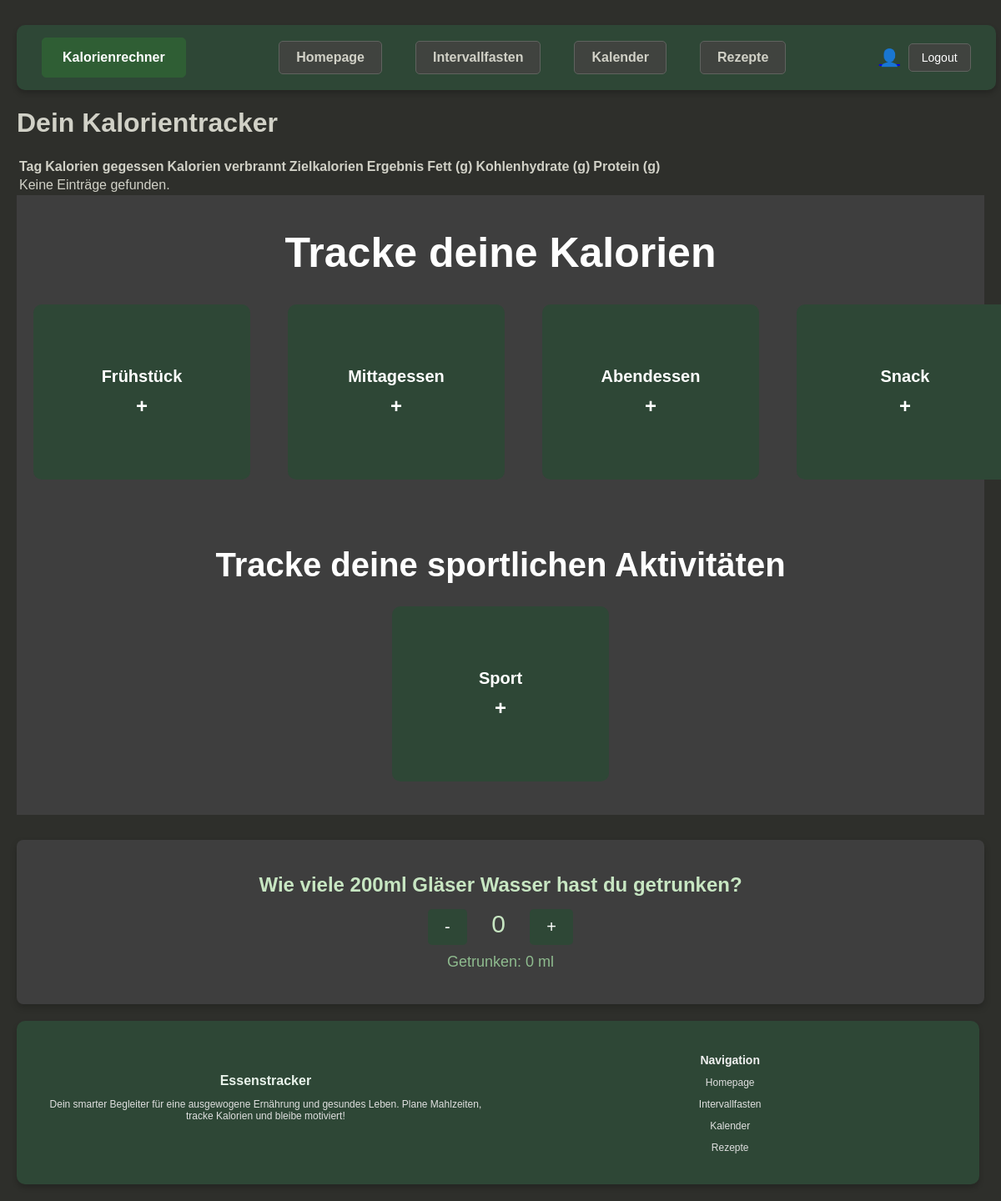
/trackerapp/ (signed in), run on an earlier commit of the app's database.
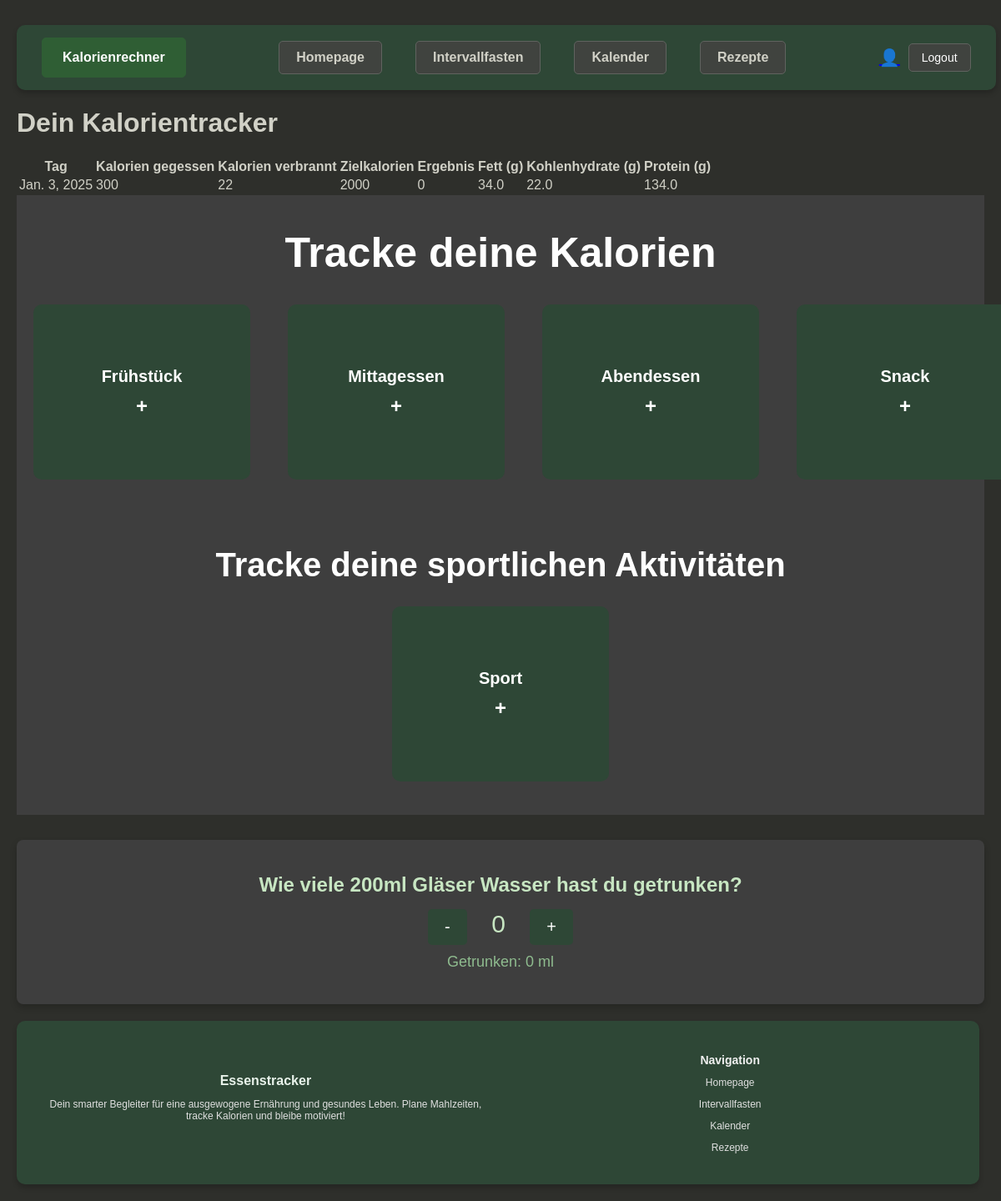
And on a later commit of the database.
### trackerapp/models.py (models this page shows, shortened)
class DailyFood(models.Model):
    user = models.ForeignKey(User, on_delete=models.CASCADE)  # Beziehung zu User
    day = models.DateField(default=now)  # Datum
    calories_eaten = models.PositiveIntegerField(default=0)  # Gegessene Kalorien
    calories_burned = models.PositiveIntegerField(default=0)  # Verbrannte Kalorien
    daily_calorie_target = models.PositiveIntegerField(default=2000)  # Zielkalorien
    calorie_result = models.IntegerField(default=0)  # Ergebnis (Ziel - Verbrauch)
    eaten_fat = models.FloatField(default=0.0)  # Gegessenes Fett
    eaten_carbohydrates = models.FloatField(default=0.0)  # Gegessene Kohlenhydrate
    eaten_protein = models.FloatField(default=0.0)  # Gegessenes Protein
    class Meta:
        unique_together = ('user', 'day')  # Sicherstellen, dass es pro User nur einen Eintrag pro Tag gibt

### trackerapp/views.py (the view)
# urls.py: path('trackerapp/', trackerapp_views.trackerapp, name='trackerapp'),
@login_required
def trackerapp(request):
    user_daily_food = DailyFood.objects.filter(user=request.user).order_by('-day')
    context = {
        'daily_foods': user_daily_food,
    }
    return render(request, 'trackerapp.html', context)

### trackerapp/templates/Trackerapp.html (shortened to what this page needs)
{% extends 'base.html' %}
{% block content %}
    <h1>Dein Kalorientracker</h1>
    <table>
        <thead>
            <tr>
                <th>Tag</th>
                <th>Kalorien gegessen</th>
                <th>Kalorien verbrannt</th>
                <th>Zielkalorien</th>
                <th>Ergebnis</th>
                <th>Fett (g)</th>
                <th>Kohlenhydrate (g)</th>
                <th>Protein (g)</th>
            </tr>
        </thead>
        <tbody>
            {% for entry in daily_foods %}
            <tr>
                <td>{{ entry.day }}</td>
                <td>{{ entry.calories_eaten }}</td>
                <td>{{ entry.calories_burned }}</td>
                <td>{{ entry.daily_calorie_target }}</td>
                <td>{{ entry.calorie_result }}</td>
                <td>{{ entry.eaten_fat }}</td>
                <td>{{ entry.eaten_carbohydrates }}</td>
                <td>{{ entry.eaten_protein }}</td>
            </tr>
            {% empty %}
            <tr>
                <td colspan="8">Keine Einträge gefunden.</td>
            </tr>
            {% endfor %}
        </tbody>
    </table>
    {% include "tracker-function/food-tracker.html" %}
    {% include "tracker-function/sport-tracker.html" %}
    {% include "tracker-function/water-tracker.html" %}
</main>
{% endblock %}

### trackerapp/templates/base.html (shortened to what this page needs)
<!DOCTYPE html>
<html lang="de">
<head>
</head>
<body>
    <nav class="top-bar">
        <div class="left-section">
            <a class="kalorienrechner" href="http://localhost:8000/trackerapp/edit-profile/">Kalorienrechner</a>
        </div>
        <div class="navigation-mittig">
            <a class="navigation" href="http://localhost:8000/trackerapp/">Homepage</a>
            <a class="navigation" href="http://localhost:8000/trackerapp/fasting/">Intervallfasten</a>
            <a class="navigation" href="http://localhost:8000/trackerapp/calendar">Kalender</a>
            <a class="navigation" href="http://localhost:8000/trackerapp/recipes/">Rezepte</a>
        </div>
        <div class="login-section">
            {% if user.is_authenticated %}
                <a href="http://localhost:8000/trackerapp/account/" class="icon-link">
                    <div class="person-icon">👤</div>
                </a>
                <a href="{% url 'logout' %}" class="logoutbutton">Logout</a>
            {% else %}
                <a href="http://localhost:8000/account/login/" class="loginbutton">Login</a>
                <a href="http://localhost:8000/signup/" class="loginbutton">Registrieren</a>
            {% endif %}
        </div>
    </nav>
    <main>
        {% block content %}{% endblock %}
    <footer>
        <div class="footer-container">
            <div class="footer-section">
                <div class="footer-logo">Essenstracker</div>
                <p>Dein smarter Begleiter für eine ausgewogene Ernährung und gesundes Leben. Plane Mahlzeiten, tracke Kalorien und bleibe motiviert!</p>
            </div>
            <div class="footer-section">
                <h3>Navigation</h3>
                <p></p><a class="#" href="http://localhost:8000/trackerapp/">Homepage</a></p>
                <p></p><a class="#" href="http://localhost:8000/trackerapp/fasting/">Intervallfasten</a></p>
                <p></p><a class="#" href="http://localhost:8000/trackerapp/calendar">Kalender</a></p>
                <p></p><a class="#" href="#">Rezepte</a></p>
            </div>
        </div>
    </footer>
</body>
</html>

### trackerapp/templates/tracker-function/food-tracker.html (shortened to what this page needs)
<!DOCTYPE html>
<html lang="de">
<head>
</head>
<body>
    <div class="kalorientracker-container">
        <h1>Tracke deine Kalorien</h1>
        <div class="kalorientracker-buttons">
            <a href="https://example.com/fruehstueck" class="kalorientracker-button">
                Frühstück
                <div class="plus">+</div>
            </a>
            <a href="https://example.com/mittagessen" class="kalorientracker-button">
                Mittagessen
                <div class="plus">+</div>
            </a>
            <a href="https://example.com/abendessen" class="kalorientracker-button">
                Abendessen
                <div class="plus">+</div>
            </a>
            <a href="https://example.com/snack" class="kalorientracker-button">
                Snack
                <div class="plus">+</div>
            </a>
        </div>
    </div>
</body>
</html>

### trackerapp/templates/tracker-function/sport-tracker.html (shortened to what this page needs)
<!DOCTYPE html>
<html lang="de">
<head>
</head>
<body>
    <div class="sporttracker-container">
        <h1>Tracke deine sportlichen Aktivitäten</h1>
        <div class="sporttracker-buttons">
            <a href="https://example.com/fruehstueck" class="sporttracker-button">
                Sport
                <div class="plus">+</div>
            </a>
        </div>
    </div>
</body>
</html>

### trackerapp/templates/tracker-function/water-tracker.html (shortened to what this page needs)
<!DOCTYPE html>
<html lang="de">
<head>
</head>
<body>
    <div class="container water-tracker">
        <h2>Wie viele 200ml Gläser Wasser hast du getrunken?</h2>
        <div class="counter">
            <button id="minus-btn">-</button>
            <span id="water-count">0</span>
            <button id="plus-btn">+</button>
        </div>
        <div id="ml-display">Getrunken: 0 ml</div>
    </div>
</body>
</html>

### trackerapp/templates/base.html (style rules this page uses)
.top-bar { background:#2e4736; color: #ffffff; padding: 15px 30px; display: flex; align-items: center; justify-content: space-between; width: 96%; margin: 10px auto; box-shadow: 0 4px 6px rgba(0, 0, 0, 0.2); border-radius: 10px; }
.left-section { display: flex; align-items: center; }
.kalorienrechner { text-decoration: none; padding: 14px 24px; background-color: #2f5e34; color: #ffffff; border: 1px solid #2f5e34; border-radius: 5px; font-weight: bold; font-size: 16px; cursor: pointer; transition: background-color 0.3s, transform 0.3s; }
.navigation-mittig { display: flex; gap: 40px; flex: 1; justify-content: center; }
.navigation { text-decoration: none; font-weight: bold; font-size: 16px; padding: 10px 20px; color: #d1d1c7; background-color: #40433f; border: 1px solid #60635f; border-radius: 5px; transition: background-color 0.3s, color 0.3s, box-shadow 0.3s; }
.login-section { display: flex; align-items: center; gap: 10px; }
.person-icon { font-size: 20px; color: #c7e6c2; }
.logoutbutton { text-decoration: none; background-color: #40433f; color: #ffffff; border: 1px solid #60635f; border-radius: 5px; padding: 8px 15px; font-size: 14px; cursor: pointer; transition: background-color 0.3s, transform 0.3s; }
body { font-family: Arial, sans-serif; background-color: #2e2f2b; color: #d1d1c7; margin: 0; padding: 20px; justify-content: center; align-items: center; }
footer { background: #2e4736; color: #ffffff; padding: 15px 20px; text-align: center; width: 96%; box-shadow: 0 4px 6px rgba(0, 0, 0, 0.2); border-radius: 10px; margin-top: 20px; }
.footer-container { display: flex; flex-wrap: wrap; justify-content: space-between; align-items: center; max-width: 1200px; margin: 0 auto; }
.footer-section { flex: 1; min-width: 150px; margin: 10px 5px; font-size: 12px; }
.footer-section h3 { font-size: 14px; margin-bottom: 10px; color: #f0f0f0; }
.footer-section p, .footer-section a { font-size: 12px; color: #e0e0e0; text-decoration: none; }
.footer-logo { font-size: 16px; font-weight: bold; color: #e9f3eb; }

### trackerapp/templates/Trackerapp.html (style rules this page uses)
body { font-family: Arial, sans-serif; background-color: #2e2f2b; color: #d1d1c7; margin: 0; padding: 20px; justify-content: center; align-items: center; }

### trackerapp/templates/tracker-function/food-tracker.html (style rules this page uses)
.kalorientracker-container { font-family: Arial, sans-serif; background-color: #3e3e3e; color: white; text-align: center; padding: 20px; }
.kalorientracker-container h1 { margin-top: 20px; font-size: 50px; }
.kalorientracker-buttons { display: grid; grid-template-columns: repeat(auto-fit, minmax(150px, 1fr)); gap: 100px; margin: 20px auto; max-width: 1200px; }
.kalorientracker-button { background-color: #2e4736; border-radius: 10px; padding: 30px; text-align: center; text-decoration: none; color: white; display: flex; flex-direction: column; justify-content: center; align-items: center; font-size: 20px; font-weight: bold; width: 200px; height: 150px; transition: transform 0.3s ease, background-color 0.3s ease; }
.kalorientracker-button .plus { font-size: 24px; margin-top: 10px; }

### trackerapp/templates/tracker-function/sport-tracker.html (style rules this page uses)
.sporttracker-container { font-family: Arial, sans-serif; background-color: #3e3e3e; color: white; text-align: center; padding: 20px; }
.sporttracker-container h1 { margin-top: 20px; font-size: 40px; }
.sporttracker-buttons { display: flex; justify-content: center; margin: 20px auto; max-width: 1200px; }
.sporttracker-button { background-color: #2e4736; border-radius: 10px; padding: 30px; text-align: center; text-decoration: none; color: white; display: flex; flex-direction: column; justify-content: center; align-items: center; font-size: 20px; font-weight: bold; width: 200px; height: 150px; transition: transform 0.3s ease, background-color 0.3s ease; }
.sporttracker-button .plus { font-size: 24px; margin-top: 10px; }

### trackerapp/templates/tracker-function/water-tracker.html (style rules this page uses)
.water-tracker { margin-top: 30px; background-color: #3e3e3e; padding: 20px; border-radius: 8px; box-shadow: 0 4px 8px rgba(0, 0, 0, 0.2); text-align: center; position: relative; }
.water-tracker h2 { color: #c7e6c2; margin-bottom: 15px; }
.counter button { background-color: #2e4736; color: white; border: none; padding: 10px 20px; font-size: 20px; margin: 0 10px; border-radius: 5px; cursor: pointer; transition: background-color 0.3s; }
.counter span { font-size: 30px; color: #c7e6c2; margin: 0 15px; }
#ml-display { margin-top: 10px; font-size: 18px; color: #8fbc8f; }

What changed in the data, as far as the page shows it:
added DailyFood: day "Jan. 3, 2025", calories_eaten "300", calories_burned "22", daily_calorie_target "2000", calorie_result "0", eaten_fat "34.0", eaten_carbohydrates "22.0", eaten_protein "134.0"
Also different on the page:
text no longer shown: "Keine Einträge gefunden."
